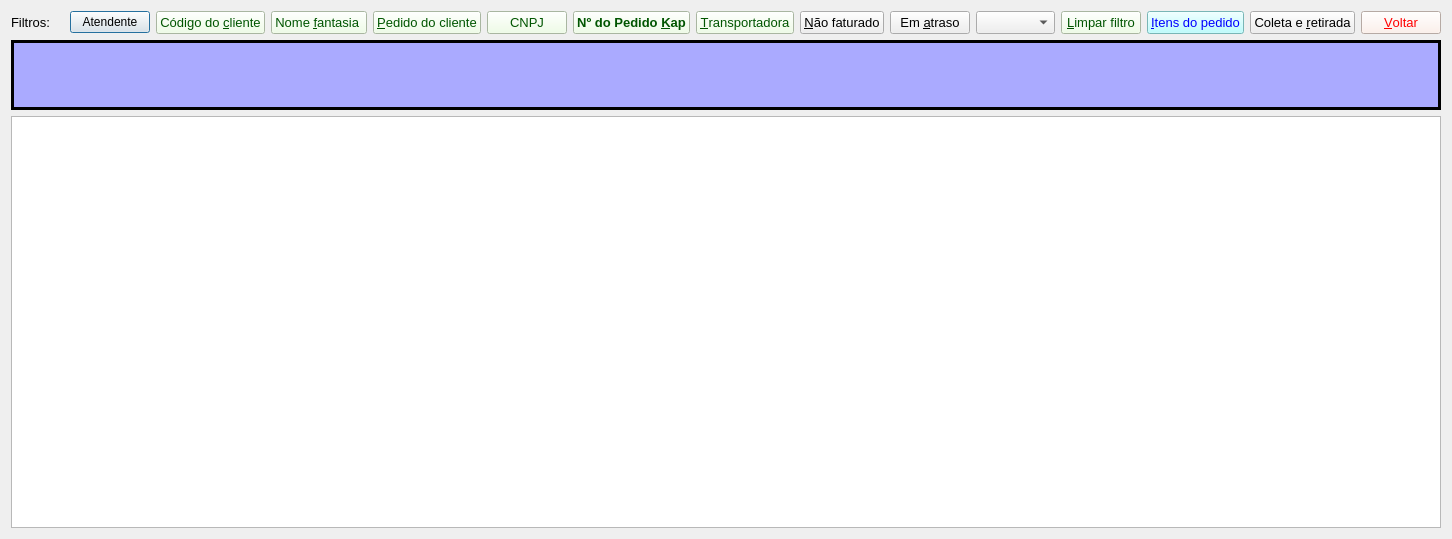
<?xml version="1.0" encoding="UTF-8"?>
<ui version="4.0">
 <class>pedidos</class>
 <widget class="QDialog" name="pedidos">
  <property name="geometry">
   <rect>
    <x>0</x>
    <y>0</y>
    <width>1426</width>
    <height>539</height>
   </rect>
  </property>
  <property name="windowTitle">
   <string>Dialog</string>
  </property>
  <layout class="QVBoxLayout" name="verticalLayout">
   <item>
    <layout class="QHBoxLayout" name="horizontalLayout">
     <item>
      <widget class="QLabel" name="label">
       <property name="maximumSize">
        <size>
         <width>16777215</width>
         <height>24</height>
        </size>
       </property>
       <property name="font">
        <font>
         <family>Tahoma</family>
         <pointsize>10</pointsize>
        </font>
       </property>
       <property name="text">
        <string>Filtros:</string>
       </property>
      </widget>
     </item>
     <item>
      <widget class="QLabel" name="lb_qtde">
       <property name="maximumSize">
        <size>
         <width>16777215</width>
         <height>24</height>
        </size>
       </property>
       <property name="font">
        <font>
         <family>Tahoma</family>
         <pointsize>10</pointsize>
        </font>
       </property>
       <property name="text">
        <string/>
       </property>
       <property name="alignment">
        <set>Qt::AlignmentFlag::AlignCenter</set>
       </property>
      </widget>
     </item>
     <item>
      <widget class="QPushButton" name="bt_atendente">
       <property name="text">
        <string>Atendente</string>
       </property>
      </widget>
     </item>
     <item>
      <widget class="QPushButton" name="bt_filtro_cliente">
       <property name="sizePolicy">
        <sizepolicy hsizetype="Preferred" vsizetype="Preferred">
         <horstretch>0</horstretch>
         <verstretch>0</verstretch>
        </sizepolicy>
       </property>
       <property name="minimumSize">
        <size>
         <width>0</width>
         <height>0</height>
        </size>
       </property>
       <property name="font">
        <font>
         <family>Tahoma</family>
         <pointsize>10</pointsize>
        </font>
       </property>
       <property name="toolTip">
        <string>Alt + c</string>
       </property>
       <property name="styleSheet">
        <string notr="true">color: rgb(0, 85, 0);
background-color: rgb(236, 255, 225);</string>
       </property>
       <property name="text">
        <string>Código do &amp;cliente</string>
       </property>
       <property name="shortcut">
        <string>Alt+C</string>
       </property>
       <property name="autoDefault">
        <bool>false</bool>
       </property>
      </widget>
     </item>
     <item>
      <widget class="QPushButton" name="bt_filtro_nome_cliente">
       <property name="sizePolicy">
        <sizepolicy hsizetype="Preferred" vsizetype="Preferred">
         <horstretch>0</horstretch>
         <verstretch>0</verstretch>
        </sizepolicy>
       </property>
       <property name="minimumSize">
        <size>
         <width>0</width>
         <height>0</height>
        </size>
       </property>
       <property name="font">
        <font>
         <family>Tahoma</family>
         <pointsize>10</pointsize>
        </font>
       </property>
       <property name="toolTip">
        <string>Alt + f</string>
       </property>
       <property name="styleSheet">
        <string notr="true">color: rgb(0, 85, 0);
background-color: rgb(236, 255, 225);</string>
       </property>
       <property name="text">
        <string>Nome &amp;fantasia </string>
       </property>
       <property name="shortcut">
        <string>Alt+F</string>
       </property>
       <property name="autoDefault">
        <bool>false</bool>
       </property>
      </widget>
     </item>
     <item>
      <widget class="QPushButton" name="bt_filtro_cod_pedido_cli">
       <property name="sizePolicy">
        <sizepolicy hsizetype="Preferred" vsizetype="Preferred">
         <horstretch>0</horstretch>
         <verstretch>0</verstretch>
        </sizepolicy>
       </property>
       <property name="font">
        <font>
         <family>Tahoma</family>
         <pointsize>10</pointsize>
        </font>
       </property>
       <property name="toolTip">
        <string>Alt + P</string>
       </property>
       <property name="styleSheet">
        <string notr="true">color: rgb(0, 85, 0);
background-color: rgb(236, 255, 225);</string>
       </property>
       <property name="text">
        <string>&amp;Pedido do cliente</string>
       </property>
       <property name="shortcut">
        <string>Alt+P</string>
       </property>
       <property name="autoDefault">
        <bool>false</bool>
       </property>
      </widget>
     </item>
     <item>
      <widget class="QPushButton" name="bt_cnpj">
       <property name="font">
        <font>
         <family>Tahoma</family>
         <pointsize>10</pointsize>
        </font>
       </property>
       <property name="styleSheet">
        <string notr="true">color: rgb(0, 85, 0);
background-color: rgb(236, 255, 225);</string>
       </property>
       <property name="text">
        <string>CNPJ</string>
       </property>
       <property name="autoDefault">
        <bool>false</bool>
       </property>
      </widget>
     </item>
     <item>
      <widget class="QPushButton" name="bt_filtro">
       <property name="sizePolicy">
        <sizepolicy hsizetype="Preferred" vsizetype="Preferred">
         <horstretch>0</horstretch>
         <verstretch>0</verstretch>
        </sizepolicy>
       </property>
       <property name="minimumSize">
        <size>
         <width>0</width>
         <height>0</height>
        </size>
       </property>
       <property name="font">
        <font>
         <family>Tahoma</family>
         <pointsize>10</pointsize>
         <bold>true</bold>
        </font>
       </property>
       <property name="toolTip">
        <string>Alt + K</string>
       </property>
       <property name="styleSheet">
        <string notr="true">color: rgb(0, 85, 0);
background-color: rgb(236, 255, 225);</string>
       </property>
       <property name="text">
        <string>Nº do Pedido &amp;Kap</string>
       </property>
       <property name="shortcut">
        <string>Alt+K</string>
       </property>
       <property name="autoDefault">
        <bool>false</bool>
       </property>
      </widget>
     </item>
     <item>
      <widget class="QPushButton" name="bt_transportadora">
       <property name="sizePolicy">
        <sizepolicy hsizetype="Preferred" vsizetype="Preferred">
         <horstretch>0</horstretch>
         <verstretch>0</verstretch>
        </sizepolicy>
       </property>
       <property name="font">
        <font>
         <family>Tahoma</family>
         <pointsize>10</pointsize>
        </font>
       </property>
       <property name="styleSheet">
        <string notr="true">color: rgb(0, 85, 0);
background-color: rgb(236, 255, 225);</string>
       </property>
       <property name="text">
        <string>&amp;Transportadora</string>
       </property>
       <property name="shortcut">
        <string>Alt+T</string>
       </property>
       <property name="autoDefault">
        <bool>false</bool>
       </property>
      </widget>
     </item>
     <item>
      <widget class="QPushButton" name="bt_semnota">
       <property name="sizePolicy">
        <sizepolicy hsizetype="Preferred" vsizetype="Preferred">
         <horstretch>0</horstretch>
         <verstretch>0</verstretch>
        </sizepolicy>
       </property>
       <property name="minimumSize">
        <size>
         <width>0</width>
         <height>0</height>
        </size>
       </property>
       <property name="maximumSize">
        <size>
         <width>16777215</width>
         <height>16777215</height>
        </size>
       </property>
       <property name="font">
        <font>
         <family>Tahoma</family>
         <pointsize>10</pointsize>
        </font>
       </property>
       <property name="toolTip">
        <string>ALT + N</string>
       </property>
       <property name="styleSheet">
        <string notr="true"/>
       </property>
       <property name="text">
        <string>&amp;Não faturado</string>
       </property>
       <property name="shortcut">
        <string>Alt+N</string>
       </property>
       <property name="autoDefault">
        <bool>false</bool>
       </property>
      </widget>
     </item>
     <item>
      <widget class="QPushButton" name="bt_em_atraso">
       <property name="sizePolicy">
        <sizepolicy hsizetype="Preferred" vsizetype="Preferred">
         <horstretch>0</horstretch>
         <verstretch>0</verstretch>
        </sizepolicy>
       </property>
       <property name="font">
        <font>
         <family>Tahoma</family>
         <pointsize>10</pointsize>
        </font>
       </property>
       <property name="toolTip">
        <string>Alt + a</string>
       </property>
       <property name="styleSheet">
        <string notr="true"/>
       </property>
       <property name="text">
        <string>Em &amp;atraso</string>
       </property>
       <property name="shortcut">
        <string>Alt+A</string>
       </property>
       <property name="autoDefault">
        <bool>false</bool>
       </property>
      </widget>
     </item>
     <item>
      <widget class="QComboBox" name="cb_por_vendedor">
       <property name="sizePolicy">
        <sizepolicy hsizetype="Preferred" vsizetype="Preferred">
         <horstretch>0</horstretch>
         <verstretch>0</verstretch>
        </sizepolicy>
       </property>
       <property name="font">
        <font>
         <family>Tahoma</family>
         <pointsize>10</pointsize>
        </font>
       </property>
      </widget>
     </item>
     <item>
      <widget class="QPushButton" name="bt_limparfiltro">
       <property name="sizePolicy">
        <sizepolicy hsizetype="Preferred" vsizetype="Preferred">
         <horstretch>0</horstretch>
         <verstretch>0</verstretch>
        </sizepolicy>
       </property>
       <property name="minimumSize">
        <size>
         <width>0</width>
         <height>0</height>
        </size>
       </property>
       <property name="font">
        <font>
         <family>Tahoma</family>
         <pointsize>10</pointsize>
        </font>
       </property>
       <property name="toolTip">
        <string>Alt + L</string>
       </property>
       <property name="styleSheet">
        <string notr="true">color: rgb(0, 85, 0);
background-color: rgb(236, 255, 225);</string>
       </property>
       <property name="text">
        <string>&amp;Limpar filtro</string>
       </property>
       <property name="shortcut">
        <string>Alt+L</string>
       </property>
       <property name="autoDefault">
        <bool>false</bool>
       </property>
      </widget>
     </item>
     <item>
      <widget class="QPushButton" name="bt_itens_do_pedido">
       <property name="sizePolicy">
        <sizepolicy hsizetype="Preferred" vsizetype="Preferred">
         <horstretch>0</horstretch>
         <verstretch>0</verstretch>
        </sizepolicy>
       </property>
       <property name="font">
        <font>
         <family>Tahoma</family>
         <pointsize>10</pointsize>
        </font>
       </property>
       <property name="styleSheet">
        <string notr="true">background-color: rgb(170, 255, 255);
color: rgb(0, 0, 255);</string>
       </property>
       <property name="text">
        <string>&amp;Itens do pedido</string>
       </property>
       <property name="icon">
        <iconset theme="QIcon::ThemeIcon::ZoomIn"/>
       </property>
       <property name="shortcut">
        <string>Alt+I</string>
       </property>
       <property name="autoDefault">
        <bool>false</bool>
       </property>
      </widget>
     </item>
     <item>
      <widget class="QPushButton" name="bt_coleta_retirada">
       <property name="sizePolicy">
        <sizepolicy hsizetype="Preferred" vsizetype="Preferred">
         <horstretch>0</horstretch>
         <verstretch>0</verstretch>
        </sizepolicy>
       </property>
       <property name="font">
        <font>
         <family>Tahoma</family>
         <pointsize>10</pointsize>
        </font>
       </property>
       <property name="toolTip">
        <string>Data e horário da solicitação da transportadora e data e horário da retirada na portaria </string>
       </property>
       <property name="text">
        <string>Coleta e &amp;retirada</string>
       </property>
       <property name="shortcut">
        <string>Alt+R</string>
       </property>
       <property name="autoDefault">
        <bool>false</bool>
       </property>
      </widget>
     </item>
     <item>
      <widget class="QPushButton" name="bt_voltar">
       <property name="sizePolicy">
        <sizepolicy hsizetype="Preferred" vsizetype="Preferred">
         <horstretch>0</horstretch>
         <verstretch>0</verstretch>
        </sizepolicy>
       </property>
       <property name="font">
        <font>
         <family>Tahoma</family>
         <pointsize>10</pointsize>
        </font>
       </property>
       <property name="toolTip">
        <string>Alt + V</string>
       </property>
       <property name="styleSheet">
        <string notr="true">color: rgb(255, 0, 0);
background-color: rgb(255, 238, 230); 
</string>
       </property>
       <property name="text">
        <string>&amp;Voltar</string>
       </property>
       <property name="shortcut">
        <string>Alt+V</string>
       </property>
      </widget>
     </item>
    </layout>
   </item>
   <item>
    <widget class="QTableWidget" name="tw_coleta">
     <property name="enabled">
      <bool>true</bool>
     </property>
     <property name="sizePolicy">
      <sizepolicy hsizetype="Expanding" vsizetype="Expanding">
       <horstretch>0</horstretch>
       <verstretch>0</verstretch>
      </sizepolicy>
     </property>
     <property name="maximumSize">
      <size>
       <width>16777215</width>
       <height>70</height>
      </size>
     </property>
     <property name="font">
      <font>
       <family>Tahoma</family>
       <pointsize>9</pointsize>
      </font>
     </property>
     <property name="tabletTracking">
      <bool>false</bool>
     </property>
     <property name="acceptDrops">
      <bool>false</bool>
     </property>
     <property name="autoFillBackground">
      <bool>false</bool>
     </property>
     <property name="styleSheet">
      <string notr="true">background-color: rgb(170, 170, 255);</string>
     </property>
     <property name="frameShape">
      <enum>QFrame::Shape::Box</enum>
     </property>
     <property name="frameShadow">
      <enum>QFrame::Shadow::Plain</enum>
     </property>
     <property name="lineWidth">
      <number>3</number>
     </property>
     <property name="midLineWidth">
      <number>1</number>
     </property>
     <property name="selectionBehavior">
      <enum>QAbstractItemView::SelectionBehavior::SelectItems</enum>
     </property>
    </widget>
   </item>
   <item>
    <widget class="QTableView" name="tv_pedidos">
     <property name="sizePolicy">
      <sizepolicy hsizetype="Expanding" vsizetype="Expanding">
       <horstretch>0</horstretch>
       <verstretch>0</verstretch>
      </sizepolicy>
     </property>
    </widget>
   </item>
  </layout>
 </widget>
 <resources/>
 <connections/>
</ui>
